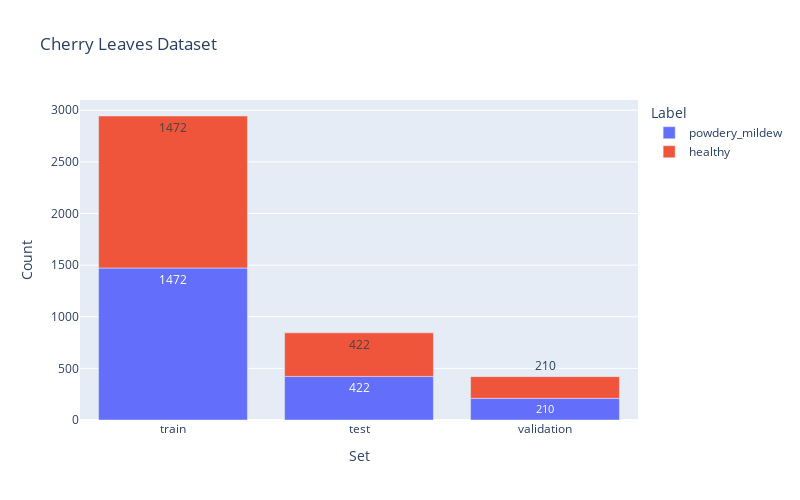

Here is the notebook cell this chart was saved with:
### Markdown cell above
### Label Distribution - Bar Chart

### Code cell
# Create a bar chart using Plotly Express
fig = px.bar(
    df_freq,  # DataFrame containing the data
    x="Set",  # Specify the x-axis as 'Set' column in DataFrame
    y="Count",  # Specify the y-axis as 'Count' column in DataFrame
    color='Label',  # Color the bars based on 'Label' column
    title="Cherry Leaves Dataset",  # Set the chart title
    text_auto=True  # Enable automatic text placement on bars
)

# Customize the layout of the chart
fig.update_layout(
    autosize=False,  # Disable automatic sizing
    width=800,  # Set the width of the chart
    height=500  # Set the height of the chart
)

# Display the chart
fig.show()

# Save the chart as an image file
# fig.write_image(f'{file_path}/number_leaves_sets.png', format='png', engine='kaleido')
# I cannot get the line above to save the image for the life of me. This error just keeps
# coming up:
# ValueError: Failed to start Kaleido subprocess. Error stream:

### Figure 1 — Plotly figure (JSON) as saved in the notebook; plotly's stock layout.template omitted (floating-point values rounded to 4 significant figures)
{"data": [{"alignmentgroup": "True", "hovertemplate": "Label=powdery_mildew<br>Set=%{x}<br>Count=%{y}<extra></extra>", "legendgroup": "powdery_mildew", "marker": {"color": "#636efa", "pattern": {"shape": ""}}, "name": "powdery_mildew", "offsetgroup": "powdery_mildew", "orientation": "v", "showlegend": true, "textposition": "auto", "texttemplate": "%{y}", "type": "bar", "x": ["train", "test", "validation"], "xaxis": "x", "y": [1472, 422, 210], "yaxis": "y"}, {"alignmentgroup": "True", "hovertemplate": "Label=healthy<br>Set=%{x}<br>Count=%{y}<extra></extra>", "legendgroup": "healthy", "marker": {"color": "#EF553B", "pattern": {"shape": ""}}, "name": "healthy", "offsetgroup": "healthy", "orientation": "v", "showlegend": true, "textposition": "auto", "texttemplate": "%{y}", "type": "bar", "x": ["train", "test", "validation"], "xaxis": "x", "y": [1472, 422, 210], "yaxis": "y"}], "layout": {"autosize": false, "barmode": "relative", "height": 500, "legend": {"title": {"text": "Label"}, "tracegroupgap": 0}, "title": {"text": "Cherry Leaves Dataset"}, "width": 800, "xaxis": {"anchor": "y", "domain": [0, 1], "title": {"text": "Set"}}, "yaxis": {"anchor": "x", "domain": [0, 1], "title": {"text": "Count"}}}}
